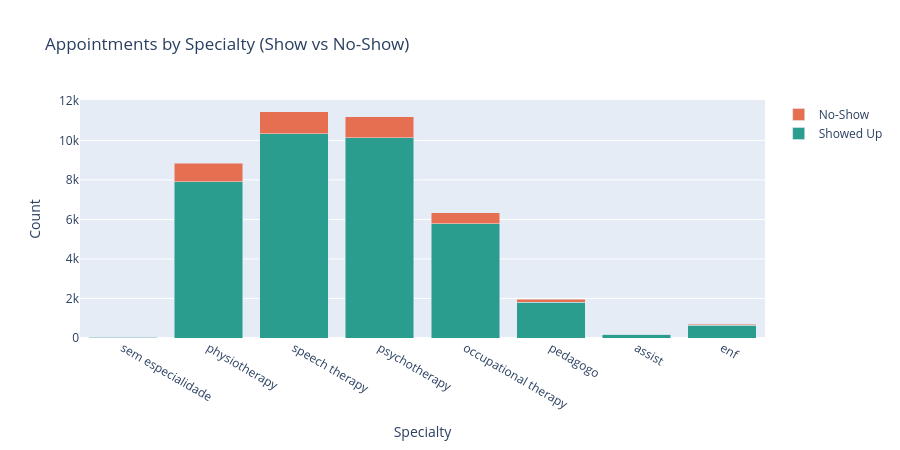
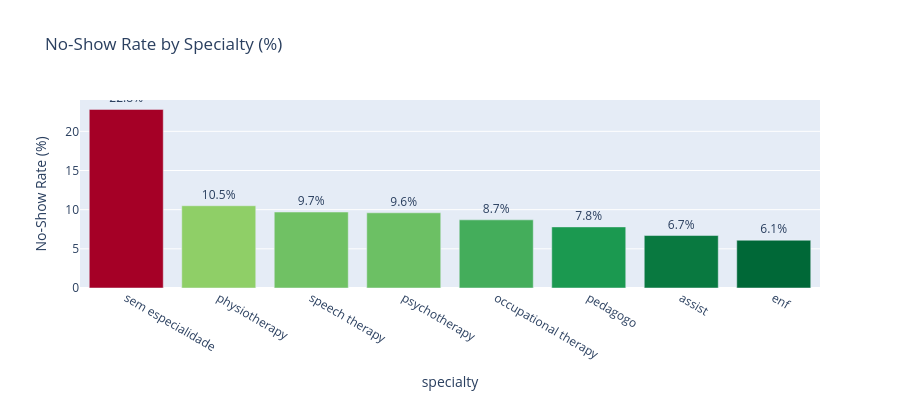

The notebook cell these images were saved under, in order:
### Markdown cell above
## No-Show by Specialty

Which specialties suffer the most from missed appointments?

### Code cell
# === NO-SHOW RATE BY SPECIALTY ===
spec = df.groupby('specialty').agg(
    total=('no_show_binary', 'count'),
    no_shows=('no_show_binary', 'sum')
).reset_index()
spec['rate'] = (spec['no_shows'] / spec['total'] * 100).round(1)
spec = spec.sort_values('rate', ascending=False)

fig = go.Figure()
fig.add_trace(go.Bar(
    name='Showed Up', x=spec['specialty'], y=spec['total'] - spec['no_shows'],
    marker_color='#2A9D8F'
))
fig.add_trace(go.Bar(
    name='No-Show', x=spec['specialty'], y=spec['no_shows'],
    marker_color='#E76F51'
))
fig.update_layout(
    barmode='stack', title='Appointments by Specialty (Show vs No-Show)',
    xaxis_title='Specialty', yaxis_title='Count', height=450
)
fig.show()

# Rate comparison
fig2 = px.bar(
    spec, x='specialty', y='rate',
    title='No-Show Rate by Specialty (%)',
    color='rate', color_continuous_scale='RdYlGn_r',
    text='rate'
)
fig2.update_traces(texttemplate='%{text:.1f}%', textposition='outside')
fig2.update_layout(height=400, coloraxis_showscale=False, yaxis_title='No-Show Rate (%)')
fig2.show()

print("\nNo-show rate by specialty:")
for _, row in spec.iterrows():
    print(f"  {row['specialty']:<25} {row['rate']:>5.1f}%  ({row['no_shows']:,} / {row['total']:,})")

### Figure 1 — Plotly figure (JSON) as saved in the notebook; plotly's stock layout.template omitted (floating-point values rounded to 4 significant figures)
{"data": [{"marker": {"color": "#2A9D8F"}, "name": "Showed Up", "type": "bar", "x": ["sem especialidade", "physiotherapy", "speech therapy", "psychotherapy", "occupational therapy", "pedagogo", "assist", "enf"], "y": [44, 7903, 10334, 10129, 5784, 1811, 181, 652]}, {"marker": {"color": "#E76F51"}, "name": "No-Show", "type": "bar", "x": ["sem especialidade", "physiotherapy", "speech therapy", "psychotherapy", "occupational therapy", "pedagogo", "assist", "enf"], "y": [13, 930, 1109, 1075, 550, 154, 13, 42]}], "layout": {"barmode": "stack", "height": 450, "title": {"text": "Appointments by Specialty (Show vs No-Show)"}, "xaxis": {"title": {"text": "Specialty"}}, "yaxis": {"title": {"text": "Count"}}}}

### Figure 2 — Plotly figure (JSON) as saved in the notebook; plotly's stock layout.template omitted (floating-point values rounded to 4 significant figures)
{"data": [{"hovertemplate": "specialty=%{x}<br>rate=%{marker.color}<extra></extra>", "legendgroup": "", "marker": {"color": [22.8, 10.5, 9.7, 9.6, 8.7, 7.8, 6.7, 6.1], "coloraxis": "coloraxis", "pattern": {"shape": ""}}, "name": "", "orientation": "v", "showlegend": false, "text": [22.8, 10.5, 9.7, 9.6, 8.7, 7.8, 6.7, 6.1], "textposition": "outside", "texttemplate": "%{text:.1f}%", "type": "bar", "x": ["sem especialidade", "physiotherapy", "speech therapy", "psychotherapy", "occupational therapy", "pedagogo", "assist", "enf"], "xaxis": "x", "y": [22.8, 10.5, 9.7, 9.6, 8.7, 7.8, 6.7, 6.1], "yaxis": "y"}], "layout": {"barmode": "relative", "coloraxis": {"colorbar": {"title": {"text": "rate"}}, "colorscale": [[0, "rgb(0,104,55)"], [0.1, "rgb(26,152,80)"], [0.2, "rgb(102,189,99)"], [0.3, "rgb(166,217,106)"], [0.4, "rgb(217,239,139)"], [0.5, "rgb(255,255,191)"], [0.6, "rgb(254,224,139)"], [0.7, "rgb(253,174,97)"], [0.8, "rgb(244,109,67)"], [0.9, "rgb(215,48,39)"], [1, "rgb(165,0,38)"]], "showscale": false}, "height": 400, "legend": {"tracegroupgap": 0}, "title": {"text": "No-Show Rate by Specialty (%)"}, "xaxis": {"anchor": "y", "domain": [0, 1], "title": {"text": "specialty"}}, "yaxis": {"anchor": "x", "domain": [0, 1], "title": {"text": "No-Show Rate (%)"}}}}
